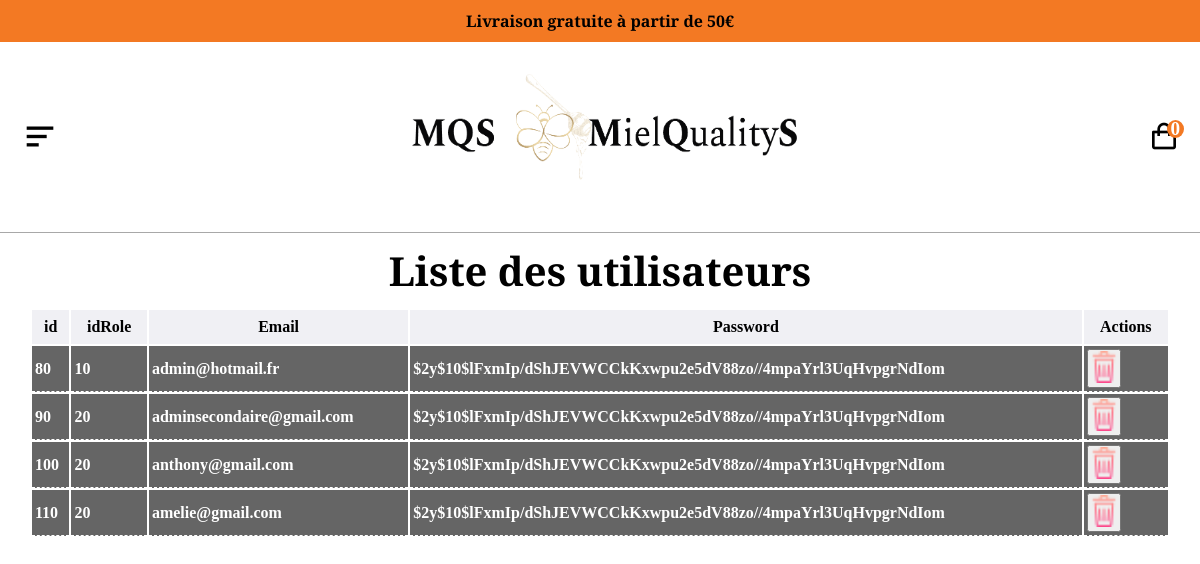
Page /ctrl/inscription/list.php on the committed database.
### tables this page shows
CREATE TABLE user (
    id INT PRIMARY KEY AUTO_INCREMENT,
    password VARCHAR(100) NOT NULL,
    email VARCHAR(100) NOT NULL,
    idRole INT,
    photo longblob,
    photo_filename varchar(255)
);

### ctrl/inscription/list.php (called while the page is built, shortened)
<?php
$dbConnection = getConnection($dbConfig);
$query = 'SELECT user.id, user.email, user.password, user.idRole, photo_filename';
$query .= ' FROM user';
$statement = $dbConnection->prepare($query);
$successOrFailure = $statement->execute();
$listUser = $statement->fetchAll(PDO::FETCH_ASSOC);
include $_SERVER['DOCUMENT_ROOT'] . '/view/inscription/list.php';

### view/inscription/list.php (the view, shortened to what this page needs)
<!DOCTYPE html>
<html lang="fr">
<head>
    <link href='https://unpkg.com/boxicons@2.1.4/css/boxicons.min.css' rel='stylesheet'>
    <link rel="stylesheet" href="../../asset/css/style.css">
</head>
<body>
<div class="promo">
    <p>Livraison gratuite à partir de 50€</p>
</div>
    <?php include $_SERVER['DOCUMENT_ROOT'] . '/view/partial/header.php' ?>
    <h1 class="titleList">Liste des utilisateurs</h1>
    <section class="sectionList">
        <div class="product-list-table">
            <table>
                <thead>
                    <tr>
                        <th>id</th>
                        <th>idRole</th>
                        <th>Email</th>
                        <th>Password</th>
                        <th>Actions</th>
                    </tr>
                </thead>
                <tbody>
                    <?php foreach ($listUser as $user) { ?>
                        <tr>
                    <td><?= $user['id'] ?></td>
                    <td><?= $user['idRole'] ?></td>
                    <td><?= mb_substr($user['email'], 0, 40) . (strlen($user['email']) > 40 ? '...' : '') ?></td>
                    <td><?= mb_substr($user['password'], 0, 70) . (strlen($user['password']) > 70 ? '...' : '') ?></td>
                    <td>
                        <a href="/ctrl/inscription/delete.php?id=<?= $user['id'] ?>"
                        onclick="return confirm('Confirmer la suppression de cet utilisateur (ID: <?= $user['id'] ?>) ?')">
                            <button class="buttonDelete">
                                <img class="iconeCorbeille" src="/asset/img/corbeille.png" alt="Supprimer">
                            </button>
                        </a>
                    </td>
                    </tr>
                    <?php } ?>
                </tbody>
            </table>
        </div>
    </section>
</body>
</html>

### view/partial/header.php (shortened to what this page needs)
<header class="header" id="header">
    <div class="header-version-m-t-p">
        <i class="bx bx-menu-alt-left" id="menu-btn" style="font-size: 2.5rem;"></i>
        <div class="container-logo">
            <h1><a href="/ctrl/accueil.php"><img src="/asset/img/logoHorizontale.png" alt=""></a></h1>
        </div>
        <a href="/ctrl/cart/cart.php"><i class='bx bx-shopping-bag' id="cart-icon-first"><sup id="cart-count-first">0</sup></i></a>
    </div>
</header>

### asset/css/style.css (style rules this page uses)
* { margin: 0; padding: 0; }
body { overflow-x: hidden !important; margin: 0; padding: 0; width: 100vw; box-sizing: border-box !important; }
.promo { background-color: #f37923; color: #000; font-weight: bold; text-align: center; padding: 10px; font-family: "Spectral", serif; }
header { display: flex; justify-content: space-between; align-items: center; padding: 10px; background-color: #ffffff; border-bottom: 1px solid #a8a8a8 !important; border-bottom: 0.5px solid #e7e7e7; }
header .container-logo { width: 100%; display: flex; justify-content: center; align-items: center; }
header .container-logo h1 { width: 250px; height: 100px; display: flex; justify-content: center; align-items: center; }
header .container-logo h1 img { width: 250px; height: 100px; }
header .header-version-m-t-p { display: flex; width: 100%; justify-content: space-between; align-items: center; padding: 10px; }
header .header-version-m-t-p #cart-icon-first { color: #000; font-size: 2rem; }
header .bx-shopping-bag sup { background-color: #f37923; border-radius: 100%; color: #ffffff; font-weight: bold; font-size: 1.2rem; position: absolute; padding: 1px; top: 92px; right: 14px; width: 14px; height: 15px; line-height: 9px; text-align: center; padding: 0.1rem; }
@media only screen and (min-width: 762px) and (max-width: 1341px) { header { display: block; } }
@media only screen and (min-width: 762px) and (max-width: 1341px) { header .container-logo h1 { width: 120px; height: 120px; display: flex; justify-content: flex-end; align-items: center; } }
@media only screen and (min-width: 762px) and (max-width: 1341px) { header .container-logo h1 img { width: 120px; height: 125px; text-align: center; } }
@media only screen and (min-width: 762px) and (max-width: 1341px) { header .header-version-m-t-p { display: flex; width: auto !important; justify-content: space-between; align-items: center; padding: 10px; } }
@media only screen and (min-width: 762px) and (max-width: 1341px) { header .header-version-m-t-p .container-logo { width: 100%; display: flex; justify-content: center; align-items: center; } }
@media only screen and (min-width: 762px) and (max-width: 1341px) { header .header-version-m-t-p .container-logo h1 { width: 400px; height: 150px; display: flex; justify-content: center; align-items: center !important; } }
@media only screen and (min-width: 762px) and (max-width: 1341px) { header .header-version-m-t-p .container-logo h1 img { width: 400px; height: 150px; } }
@media only screen and (min-width: 762px) and (max-width: 1341px) { header .bx-shopping-bag sup { background-color: #f37923; border-radius: 100%; color: #ffffff; font-weight: bold; font-size: 1.2rem; position: absolute; padding: 1px; top: 120px !important; right: 16px !important; width: 14px; height: 15px; line-height: 9px; text-align: center; padding: 0.1rem; } }
.titleList { text-align: center; padding: 10px; font-family: "Spectral", serif; }
.sectionList { width: 95%; margin: 0 auto; }
.product-list-table { display: none; }
@media (min-width: 1024px) { .product-list-table { display: block; width: 100%; margin: 0 auto; } }
@media (min-width: 1024px) { .product-list-table table { width: 100%; } }
@media (min-width: 1024px) { .product-list-table table thead > tr > th { padding: 8px; background-color: #f0f0f4; font-weight: bold; text-align: center; } }
@media (min-width: 1024px) { .product-list-table table tbody > tr > td { padding: 3px; text-align: left; border-bottom: 1px dashed; color: #fff; background-color: rgba(0, 0, 0, 0.6039215686); font-weight: bold; } }
@media (min-width: 1024px) { .product-list-table table tbody > tr > td img { width: 60px; height: 60px; cursor: pointer; } }
@media (min-width: 1024px) { .product-list-table table tbody > tr > td a { width: 20px; height: 40px; } }
@media (min-width: 1024px) { .product-list-table table tbody > tr > td a img { width: 30px; height: 32px; cursor: pointer; } }
h1 { text-align: center; font-family: "Spectral", serif; }
@media (min-width: 1024px) { h1 { font-size: 2.5rem; text-align: center; font-family: "Spectral", serif; } }

### rows in the picture
user: id "80", idRole "10", email "admin@hotmail.fr", password "$2y$10$lFxmIp/dShJEVWCCkKxwpu2e5dV88zo//4mpaYrl3UqHvpgrNdIom"
user: id "90", idRole "20", email "adminsecondaire@gmail.com", password "$2y$10$lFxmIp/dShJEVWCCkKxwpu2e5dV88zo//4mpaYrl3UqHvpgrNdIom"
user: id "100", idRole "20", email "anthony@gmail.com", password "$2y$10$lFxmIp/dShJEVWCCkKxwpu2e5dV88zo//4mpaYrl3UqHvpgrNdIom"
user: id "110", idRole "20", email "amelie@gmail.com", password "$2y$10$lFxmIp/dShJEVWCCkKxwpu2e5dV88zo//4mpaYrl3UqHvpgrNdIom"
